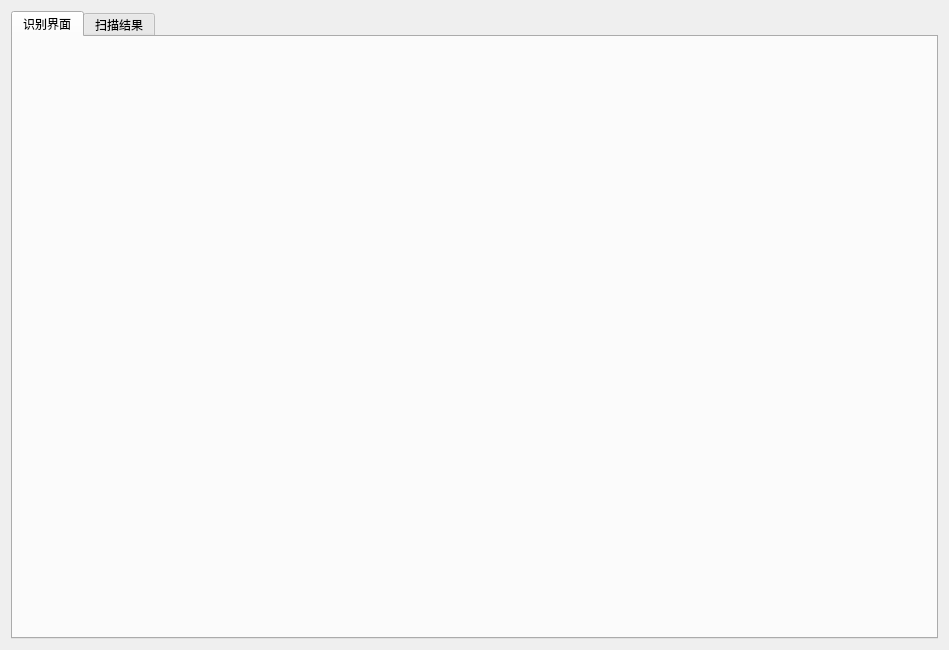
<?xml version="1.0" encoding="UTF-8"?>
<ui version="4.0">
 <class>TabWidget</class>
 <widget class="QWidget" name="TabWidget">
  <property name="geometry">
   <rect>
    <x>0</x>
    <y>0</y>
    <width>949</width>
    <height>650</height>
   </rect>
  </property>
  <property name="sizePolicy">
   <sizepolicy hsizetype="Expanding" vsizetype="Expanding">
    <horstretch>0</horstretch>
    <verstretch>0</verstretch>
   </sizepolicy>
  </property>
  <property name="windowTitle">
   <string>Form</string>
  </property>
  <layout class="QHBoxLayout" name="horizontalLayout">
   <item>
    <widget class="QTabWidget" name="tabWidget">
     <property name="currentIndex">
      <number>0</number>
     </property>
     <widget class="Recognition" name="tab">
      <property name="sizePolicy">
       <sizepolicy hsizetype="Expanding" vsizetype="Expanding">
        <horstretch>0</horstretch>
        <verstretch>0</verstretch>
       </sizepolicy>
      </property>
      <attribute name="title">
       <string>识别界面</string>
      </attribute>
     </widget>
     <widget class="Database" name="tab_2">
      <property name="sizePolicy">
       <sizepolicy hsizetype="Expanding" vsizetype="Expanding">
        <horstretch>0</horstretch>
        <verstretch>0</verstretch>
       </sizepolicy>
      </property>
      <attribute name="title">
       <string>扫描结果</string>
      </attribute>
     </widget>
    </widget>
   </item>
  </layout>
 </widget>
 <customwidgets>
  <customwidget>
   <class>Database</class>
   <extends>QWidget</extends>
   <header location="global">database.h</header>
   <container>1</container>
  </customwidget>
  <customwidget>
   <class>Recognition</class>
   <extends>QWidget</extends>
   <header location="global">recognition.h</header>
   <container>1</container>
  </customwidget>
 </customwidgets>
 <resources/>
 <connections/>
</ui>
